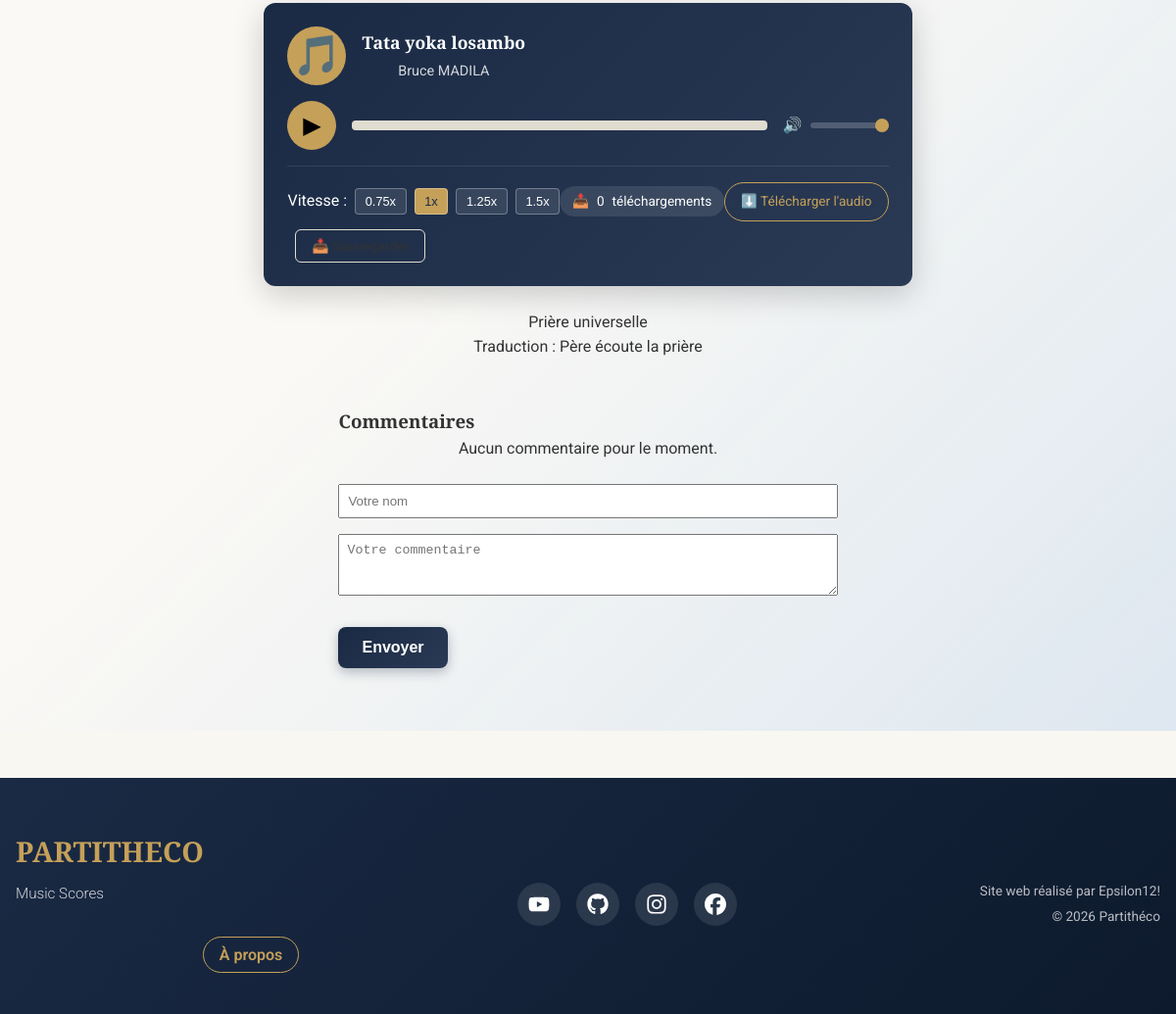
The page /project.php?id=7&lang=fr (lower part) on the database as committed earlier.
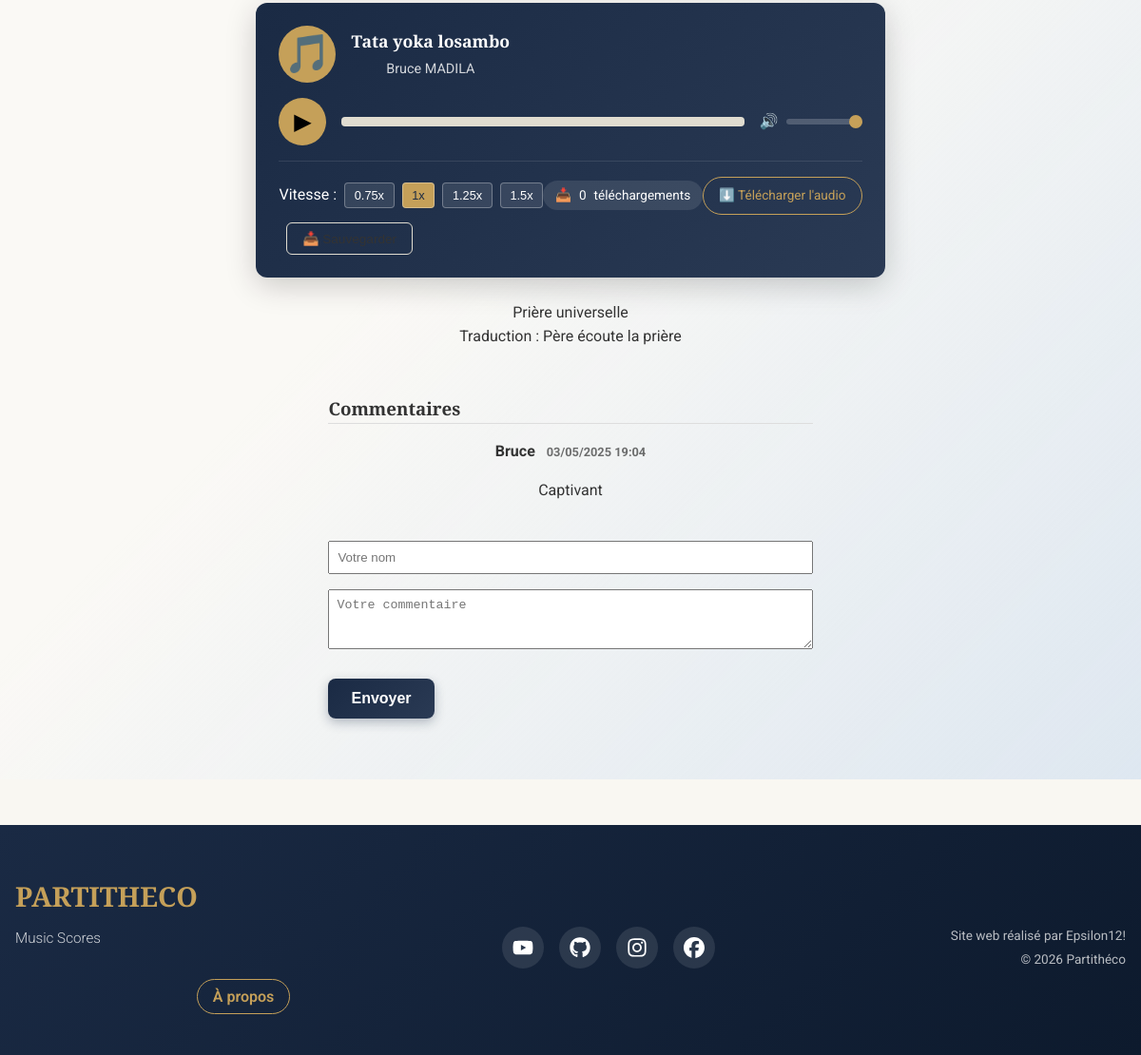
The same page on the database as committed later.
### tables this page shows
CREATE TABLE comments (
                    id          INTEGER PRIMARY KEY AUTOINCREMENT,
                    project_id  INTEGER NOT NULL,
                    author      TEXT NOT NULL,
                    content     TEXT NOT NULL,
                    created_at  DATETIME DEFAULT CURRENT_TIMESTAMP,
                    FOREIGN KEY(project_id) REFERENCES projects(id)
                );

### assets/locales/trad.php (called while the page is built, shortened)
<?php
$lang = $_SESSION['lang']
         ?? ($_COOKIE['lang'] ?? 'fr');
$transFile = __DIR__ . "/{$lang}.php";
$t = include $transFile;

### classes/ProjectPageService.php (called while the page is built, shortened)
<?php
class ProjectPageService {
    private ProjectRepository $projectRepository;
    private CommentRepository $commentRepository;
    private FavoriteRepository $favoriteRepository;
    private DownloadRepository $downloadRepository;
    private RatingRepository $ratingRepository;
    private PlaylistRepository $playlistRepository;
    public function __construct(PDO $pdo) {
        $this->projectRepository = new ProjectRepository($pdo);
        $this->commentRepository = new CommentRepository($pdo);
        $this->favoriteRepository = new FavoriteRepository($pdo);
        $this->downloadRepository = new DownloadRepository($pdo);
        $this->ratingRepository = new RatingRepository($pdo);
        $this->playlistRepository = new PlaylistRepository($pdo);
    }
    public function buildPageData(int $projectId, ?array $user = null): array {
        $project = $this->projectRepository->getById($projectId);
        $userId = $user['id'] ?? null;
        return [
            'project' => $project,
            'avgRating' => $this->ratingRepository->getAverageRating($projectId),
            'ratingCount' => $this->ratingRepository->getRatingCount($projectId),
            'userRating' => $userId ? $this->ratingRepository->getUserRating($userId, $projectId) : null,
            'isFavorite' => $userId ? $this->favoriteRepository->isFavorite($userId, $projectId) : false,
            'comments' => $this->commentRepository->getByProject($projectId),
            'downloadCount' => $this->downloadRepository->getCountByProject($projectId),
            'userPlaylists' => $userId ? $this->playlistRepository->getByUser($userId) : [],
        ];
    }
}

### classes/ProjectRepository.php (called while the page is built, shortened)
<?php
class ProjectRepository {
    private PDO $pdo;
    public function __construct(PDO $pdo) {
        $this->pdo = $pdo;
    }
    public function getById(int $projectId): ?array {
        $stmt = $this->pdo->prepare("
            SELECT p.*, u.username AS publisher
            FROM projects p
            JOIN users u ON p.user_id = u.id
            WHERE p.id = :id
        ");
        $stmt->execute([':id' => $projectId]);
        $result = $stmt->fetch(PDO::FETCH_ASSOC);
        return $result ?: null;
    }
}

### classes/RatingRepository.php (called while the page is built, shortened)
<?php
class RatingRepository {
    private PDO $pdo;
    public function __construct(PDO $pdo) {
        $this->pdo = $pdo;
    }
    public function getAverageRating(int $projectId): ?float {
        $stmt = $this->pdo->prepare("
            SELECT AVG(score) AS avg, COUNT(*) AS count
            FROM ratings
            WHERE project_id = :pid
        ");
        $stmt->execute([':pid' => $projectId]);
        $result = $stmt->fetch(PDO::FETCH_ASSOC);
        return $result && $result['count'] > 0 ? round((float) $result['avg'], 1) : null;
    }
    public function getRatingCount(int $projectId): int {
        $stmt = $this->pdo->prepare("
            SELECT COUNT(*)
            FROM ratings
            WHERE project_id = :pid
        ");
        $stmt->execute([':pid' => $projectId]);
        return (int) $stmt->fetchColumn();
    }
}

### classes/CommentRepository.php (called while the page is built, shortened)
<?php
class CommentRepository {
    private PDO $pdo;
    public function __construct(PDO $pdo) {
        $this->pdo = $pdo;
    }
    public function getByProject(int $projectId): array {
        $stmt = $this->pdo->prepare("
            SELECT *
            FROM comments
            WHERE project_id = :pid
            ORDER BY created_at DESC
        ");
        $stmt->execute([':pid' => $projectId]);
        return $stmt->fetchAll(PDO::FETCH_ASSOC);
    }
}

### classes/DownloadRepository.php (called while the page is built, shortened)
<?php
class DownloadRepository {
    private PDO $pdo;
    public function __construct(PDO $pdo) {
        $this->pdo = $pdo;
    }
    public function getCountByProject(int $projectId): int {
        $stmt = $this->pdo->prepare("
            SELECT COUNT(*)
            FROM downloads
            WHERE project_id = :pid
        ");
        $stmt->execute([':pid' => $projectId]);
        return (int) $stmt->fetchColumn();
    }
}

### project.php (the view, shortened to what the changed rows need)
<?php
require_once __DIR__ . '/assets/locales/trad.php';
$db         = new Database();
$pdo        = $db->getPDO();
$pageService = new ProjectPageService($pdo);
$projectId = (int) $_GET['id'];
$currentUser = $_SESSION['user'] ?? null;
$pageData = $pageService->buildPageData($projectId, $currentUser);
$comments = $pageData['comments'];
include __DIR__ . '/includes/header.php';
?>
<main class="project-detail">
  <section id="commentsSection">
    <h3><?= htmlspecialchars($t['comments']['title']) ?></h3>
    <?php if (empty($comments)): ?>
      <p>Aucun commentaire pour le moment.</p>
    <?php else: ?>
      <?php foreach ($comments as $cm): ?>
        <div class="comment-item">
          <p class="author">
            <?= htmlspecialchars($cm['author']) ?>
            <span class="date">
              <?= (new DateTime($cm['created_at']))->format('d/m/Y H:i') ?>
            </span>
          </p>
          <p class="content"><?= nl2br(htmlspecialchars($cm['content'], ENT_NOQUOTES, 'UTF-8', false)) ?></p>
        </div>
      <?php endforeach; ?>
    <?php endif; ?>
    <form method="post" novalidate class="comment-form">
      <input
        type="text"
        name="comment_author"
        placeholder="Votre nom"
        required>
      <textarea
        name="comment_content"
        rows="3"
        placeholder="Votre commentaire"
        required></textarea>
      <button name="comment_submit" type="submit">
      </button>
    </form>
  </section>
</main>
<?php include __DIR__ . '/includes/footer.php'; ?>

Rows that differ between the two databases and show on the page:
added comments: author "Bruce", created_at "03/05/2025 19:04", content "Captivant"
Other text that changed with them:
text no longer shown: "Aucun commentaire pour le moment."
